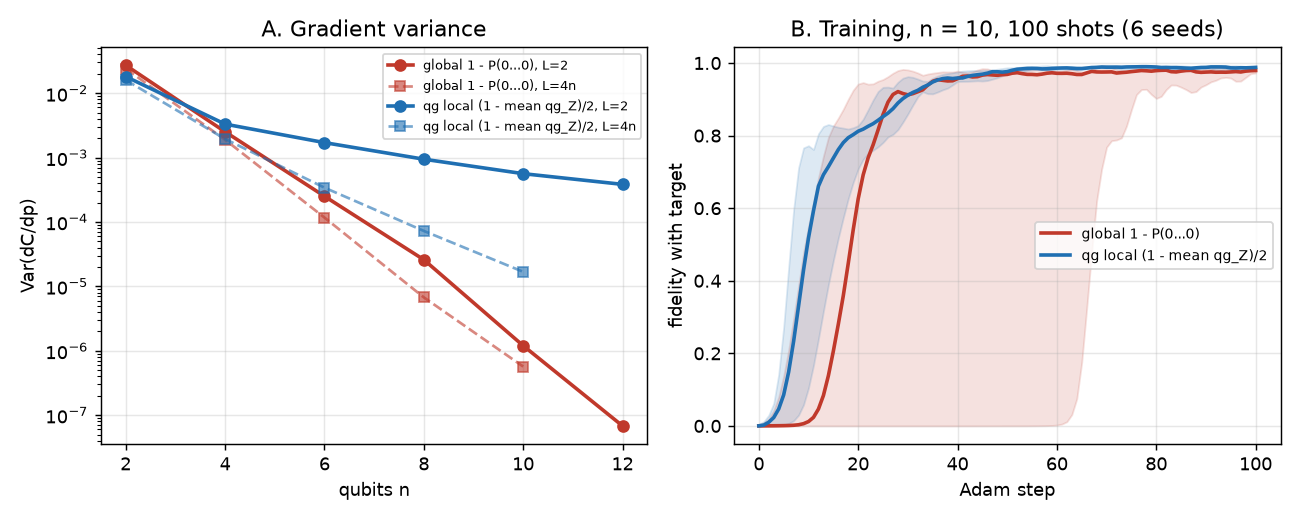

Here is the Python script that generated this plot:
"""
Barren plateaus: a global cost vs the qg local cost, and the classical
control that "dequantizes" the case where qg wins.

Task: train a hardware-efficient ansatz V(p) (L layers: Ry Rz on every
qubit, a CZ chain between layers) so that V(p)|0...0> becomes a product
target |phi> = (x)_q Ry(a_q)|0>. After V we apply the known inverse
(x)_q Ry(-a_q) and measure in the Z basis. Two cost functions that are
both zero exactly at the target:

  * global:   C_G = 1 - P(0...0)                (1 - fidelity)
  * qg local: C_L = (1 - mean qg_Z) / 2 = 1 - (1/n) sum_q P(q = 0)

C_L is the "local cost" of Cerezo et al., Nat. Commun. 12, 1791 (2021);
in the qg language it is simply the mean qg_Z of the register, the same
quantity used as electron-number witness in examples/
chemistry_qg_symmetry_witness.py.

Finding A (gradient variance, 200 random initialisations per n,
derivative w.r.t. the first Ry on qubit 0, n = 2..12):

    shallow L = 2   global    2.7e-2 -> 6.8e-8   (about 2^-1.8 per qubit)
                    qg local  1.8e-2 -> 3.8e-4   (about 1/n^2, polynomial)
    deep L = 4n     global    2.4e-2 -> 3.1e-8
                    qg local  1.6e-2 -> 4.4e-6   (also exponential)

At n = 12 with L = 2 the qg local gradient has 5,600 times the variance
of the global one, i.e. it needs ~5,600 times fewer shots for the same
signal-to-noise. With deep, 2-design-like circuits the qg local cost
does NOT cure the barren plateau (still ~140x better, but exponential).

Finding B (finite shots, L = 2). Fraction of random initialisations
whose whole shot-estimated gradient is exactly zero (no training signal
at all), 100 shots per circuit: global 0 / 0.06 / 0.22 / 0.35 at
n = 6 / 8 / 10 / 12, qg local 0 at every n (1000 shots: global 0.08 and
0.10 at n = 10 and 12). Training at n = 10 with 100 shots (Adam +
parameter shift, 6 seeds): steps to reach fidelity 0.5 have median 11
with qg local (7-16) vs 20 with global (10-68; one seed stalls at
fidelity 0 for 50 steps); final fidelity after 100 steps 0.987-0.990 vs
0.972-0.983. At n <= 8 both costs train equally well: in this range
the advantage is modest; it grows with n (Finding A).

Finding C (classical control: light cone). With depth L each <Z_i>
depends only on the 2L + 1 qubits around i, so mean qg_Z -- and its
exact gradient -- can be computed classically in O(n 2^(2L+1)) time.
It matches the full statevector to 1e-16 at n = 12, and L-BFGS on the
light-cone cost trains n = 50 and n = 100 qubits (300 / 600
parameters) to C_L < 1e-13 (fidelity >= 1 - n C_L > 0.999999999999) in
about 30 s and 100 s on one CPU core, with no quantum computer and no
shots. A statevector of 100 qubits would need 2^100 amplitudes.

Conclusion, consistent with the "QML hype" discussion of the course:
choosing the qg local cost is a real, measurable advantage over the
global cost for the same quantum model (A, B). But the regime in which
it works -- shallow circuits, local cost -- is exactly the regime a
classical light-cone simulation handles (C). Absence of barren plateaus
and classical simulability go together here (Cerezo et al.,
arXiv:2312.09121), so this is an advantage of qg over a bad cost, not
of quantum over classical.
"""

import time

import numpy as np
from scipy.optimize import minimize

# --------------------------------------------------------------------- #
# Batched statevector simulator (qubit q = bit q of the basis index)
# --------------------------------------------------------------------- #


def _apply_1q(psi, mats, q, n):
    """psi: (B, 2^n); mats: (B, 2, 2) or (2, 2)."""
    B = psi.shape[0]
    v = psi.reshape(B, 2 ** (n - 1 - q), 2, 2**q)
    if mats.ndim == 2:
        v = np.einsum("ij,bajc->baic", mats, v)
    else:
        v = np.einsum("bij,bajc->baic", mats, v)
    return v.reshape(B, 2**n)


def _ry(a):
    a = np.asarray(a, dtype=float)
    c, s = np.cos(a / 2), np.sin(a / 2)
    return np.stack([np.stack([c, -s], -1), np.stack([s, c], -1)], -2).astype(complex)


def _rz(b):
    b = np.asarray(b, dtype=float)
    e = np.exp(-0.5j * b)
    z = np.zeros_like(e)
    return np.stack([np.stack([e, z], -1), np.stack([z, np.conj(e)], -1)], -2)


def _cz_chain_diag(n):
    k = np.arange(2**n)
    d = np.ones(2**n)
    for q in range(n - 1):
        d[((k >> q) & 1) & ((k >> (q + 1)) & 1) == 1] *= -1
    return d


def n_params(n, L):
    return 2 * n * (L + 1)


def output_probabilities(params, target, n, L):
    """Z-basis distribution of (x)Ry(-a) V(p)|0>. params: (B, n_params)."""
    P = np.asarray(params, dtype=float).reshape(-1, L + 1, n, 2)
    B = P.shape[0]
    psi = np.zeros((B, 2**n), dtype=complex)
    psi[:, 0] = 1.0
    cz = _cz_chain_diag(n)
    for layer in range(L + 1):
        if layer > 0 and n > 1:
            psi = psi * cz
        for q in range(n):
            psi = _apply_1q(psi, _ry(P[:, layer, q, 0]), q, n)
            psi = _apply_1q(psi, _rz(P[:, layer, q, 1]), q, n)
    for q in range(n):
        psi = _apply_1q(psi, _ry(-target[q]), q, n)
    return np.abs(psi) ** 2


def _z_signs(n):
    k = np.arange(2**n)
    return np.array([1 - 2 * ((k >> q) & 1) for q in range(n)])  # (n, 2^n)


def global_cost(probs):
    return 1.0 - probs[:, 0]


def qg_local_cost(probs, n):
    """(1 - mean qg_Z) / 2."""
    return (1.0 - (probs @ _z_signs(n).T).mean(axis=1)) / 2.0


COSTS = {"global": lambda p, n: global_cost(p), "qg_local": qg_local_cost}


def random_target(n, seed=123):
    return np.random.default_rng(seed).uniform(0.0, np.pi, n)


# --------------------------------------------------------------------- #
# Finding A: gradient variance
# --------------------------------------------------------------------- #
def gradient_variance(n, L, cost, samples=200, seed=0):
    """Variance over random initialisations of dC/dp_0 (first Ry, qubit 0),
    exact parameter shift."""
    rng = np.random.default_rng(seed)
    p = rng.uniform(0.0, 2 * np.pi, (samples, n_params(n, L)))
    plus, minus = p.copy(), p.copy()
    plus[:, 0] += np.pi / 2
    minus[:, 0] -= np.pi / 2
    target = random_target(n)
    f = COSTS[cost]
    g = (f(output_probabilities(plus, target, n, L), n) - f(output_probabilities(minus, target, n, L), n)) / 2
    return float(np.var(g))


def decay_rate(ns, variances):
    """Slope of log2 Var vs n (exponential rate) and of log Var vs log n."""
    ns, v = np.asarray(ns, float), np.asarray(variances, float)
    return float(np.polyfit(ns, np.log2(v), 1)[0]), float(np.polyfit(np.log(ns), np.log(v), 1)[0])


# --------------------------------------------------------------------- #
# Finding B: training with finite shots
# --------------------------------------------------------------------- #
def _estimated_cost(probs, n, cost, shots, rng):
    if shots is None:
        return COSTS[cost](probs, n)
    if cost == "global":
        return 1.0 - rng.binomial(shots, np.clip(probs[:, 0], 0, 1)) / shots
    zs = _z_signs(n)
    out = np.empty(probs.shape[0])
    for b, pb in enumerate(probs):
        counts = rng.multinomial(shots, pb / pb.sum())
        out[b] = (1.0 - (zs @ counts).mean() / shots) / 2.0
    return out


def train(n, L, cost, shots=100, steps=100, lr=0.1, seed=0):
    """Adam with parameter-shift gradients estimated from `shots` samples
    per circuit. Returns the exact fidelity with the target after every
    step (length steps + 1, entry 0 = initial state)."""
    rng = np.random.default_rng(seed)
    target = random_target(n)
    m = n_params(n, L)
    p = rng.uniform(0.0, 2 * np.pi, m)
    shifts = np.vstack([np.eye(m), -np.eye(m)]) * (np.pi / 2)
    mom, vel = np.zeros(m), np.zeros(m)
    fid = [float(output_probabilities(p[None], target, n, L)[0, 0])]
    for t in range(1, steps + 1):
        c = _estimated_cost(output_probabilities(p + shifts, target, n, L), n, cost, shots, rng)
        g = (c[:m] - c[m:]) / 2.0
        mom = 0.9 * mom + 0.1 * g
        vel = 0.999 * vel + 0.001 * g * g
        p = p - lr * (mom / (1 - 0.9**t)) / (np.sqrt(vel / (1 - 0.999**t)) + 1e-8)
        fid.append(float(output_probabilities(p[None], target, n, L)[0, 0]))
    return np.array(fid)


def steps_to_fidelity(fid, threshold=0.5):
    hit = np.nonzero(fid >= threshold)[0]
    return int(hit[0]) if hit.size else None


def zero_gradient_fraction(n, L, cost, shots, inits=50, seed=0):
    """Fraction of random initialisations whose whole shot-estimated
    parameter-shift gradient is exactly zero (no training signal)."""
    rng = np.random.default_rng(seed)
    target = random_target(n)
    m = n_params(n, L)
    shifts = np.vstack([np.eye(m), -np.eye(m)]) * (np.pi / 2)
    zero = 0
    for _ in range(inits):
        p = rng.uniform(0.0, 2 * np.pi, m)
        c = _estimated_cost(output_probabilities(p + shifts, target, n, L), n, cost, shots, rng)
        zero += bool(np.all(c[:m] == c[m:]))
    return zero / inits


# --------------------------------------------------------------------- #
# Finding C: classical light-cone evaluation of the qg local cost
# --------------------------------------------------------------------- #
def _cone(i, n, L):
    return max(0, i - L), min(n - 1, i + L)


def mean_qg_z_lightcone(params, target, n, L):
    """Exact mean qg_Z using only (2L+1)-qubit simulations."""
    P = np.asarray(params, dtype=float).reshape(L + 1, n, 2)
    total = 0.0
    for i in range(n):
        lo, hi = _cone(i, n, L)
        w = hi - lo + 1
        probs = output_probabilities(P[:, lo:hi + 1].reshape(1, -1), target[lo:hi + 1], w, L)
        total += float(probs[0] @ _z_signs(w)[i - lo])
    return total / n


def qg_local_cost_and_grad_lightcone(params, target, n, L):
    """C_L and its exact gradient (parameter shift) from light cones."""
    P = np.asarray(params, dtype=float).reshape(L + 1, n, 2)
    zsum, grad = 0.0, np.zeros_like(P)
    for i in range(n):
        lo, hi = _cone(i, n, L)
        w = hi - lo + 1
        sub = P[:, lo:hi + 1].reshape(-1)
        k = sub.size
        batch = np.vstack([sub, sub + np.eye(k) * np.pi / 2, sub - np.eye(k) * np.pi / 2])
        z = output_probabilities(batch, target[lo:hi + 1], w, L) @ _z_signs(w)[i - lo]
        zsum += z[0]
        grad[:, lo:hi + 1] += ((z[1:k + 1] - z[k + 1:]) / 2).reshape(L + 1, w, 2)
    cost = (1.0 - zsum / n) / 2.0
    return float(cost), -grad.reshape(-1) / (2.0 * n)


def train_classical_lightcone(n, L, seed=0, maxiter=500):
    """L-BFGS on the light-cone cost. Returns (C_L, fidelity lower bound
    1 - n C_L, seconds)."""
    rng = np.random.default_rng(seed)
    target = random_target(n)
    t0 = time.perf_counter()
    res = minimize(qg_local_cost_and_grad_lightcone, rng.uniform(0, 2 * np.pi, n_params(n, L)),
                   args=(target, n, L), jac=True, method="L-BFGS-B",
                   options={"maxiter": maxiter, "ftol": 1e-16, "gtol": 1e-12})
    return float(res.fun), float(min(1.0, max(0.0, 1.0 - n * res.fun))), time.perf_counter() - t0


def make_figure(path, ns=(2, 4, 6, 8, 10, 12)):
    import matplotlib

    matplotlib.use("Agg")
    import matplotlib.pyplot as plt

    fig, (ax1, ax2) = plt.subplots(1, 2, figsize=(10, 4))
    styles = {"global": ("#c0392b", "global 1 - P(0...0)"), "qg_local": ("#1f6fb2", "qg local (1 - mean qg_Z)/2")}
    for cost, (color, label) in styles.items():
        ax1.semilogy(ns, [gradient_variance(n, 2, cost) for n in ns], "o-", color=color, lw=2, label=f"{label}, L=2")
        deep = [n for n in ns if n <= 10]
        ax1.semilogy(deep, [gradient_variance(n, 4 * n, cost) for n in deep], "s--", color=color, lw=1.5,
                     alpha=0.6, label=f"{label}, L=4n")
        runs = np.array([train(10, 2, cost, seed=s) for s in range(6)])
        ax2.plot(np.median(runs, axis=0), color=color, lw=2, label=label)
        ax2.fill_between(range(runs.shape[1]), runs.min(0), runs.max(0), color=color, alpha=0.15)
    ax1.set_xlabel("qubits n")
    ax1.set_ylabel("Var(dC/dp)")
    ax1.set_title("A. Gradient variance")
    ax1.legend(fontsize=7)
    ax2.set_xlabel("Adam step")
    ax2.set_ylabel("fidelity with target")
    ax2.set_title("B. Training, n = 10, 100 shots (6 seeds)")
    ax2.legend(fontsize=8)
    for ax in (ax1, ax2):
        ax.grid(alpha=0.3)
    fig.tight_layout()
    fig.savefig(path, dpi=130)


if __name__ == "__main__":
    import sys

    if "--figure" in sys.argv:
        make_figure(__file__.replace(".py", ".png"))
        sys.exit()
    ns = [2, 4, 6, 8, 10, 12]
    print("A: Var(dC/dp0), 200 random inits")
    for label, depth, nn in [("shallow L=2", lambda n: 2, ns), ("deep L=4n", lambda n: 4 * n, ns)]:
        print(f"  {label}")
        for cost in ("global", "qg_local"):
            v = [gradient_variance(n, depth(n), cost) for n in nn]
            exp_rate, pow_rate = decay_rate(nn, v)
            print(f"    {cost:9s} " + " ".join(f"{x:.1e}" for x in v)
                  + f"   log2-slope {exp_rate:+.2f}/qubit, log-log slope {pow_rate:+.2f}")
    print("B1: fraction of inits with an all-zero shot-estimated gradient (L=2)")
    for n in (6, 8, 10, 12):
        row = [f"{c} {s} shots: {zero_gradient_fraction(n, 2, c, s, inits=20 if n == 12 else 50):.2f}"
               for s in (100, 1000) for c in ("global", "qg_local")]
        print(f"  n={n:2d}  " + "  ".join(row))
    print("B2: training n=10, L=2, 100 shots, 6 seeds")
    for c in ("global", "qg_local"):
        runs = [train(10, 2, c, seed=s) for s in range(6)]
        print(f"  {c:9s} steps to F>=0.5: {[steps_to_fidelity(f) for f in runs]}  "
              f"final F: {[round(float(f[-1]), 3) for f in runs]}")
    print("C: classical light cone")
    rng = np.random.default_rng(5)
    n, L = 12, 2
    p, tg = rng.uniform(0, 2 * np.pi, n_params(n, L)), random_target(n)
    full = float((1 - 2 * qg_local_cost(output_probabilities(p[None], tg, n, L), n))[0])
    print(f"  n=12 mean qg_Z full {full:+.15f}  light cone {mean_qg_z_lightcone(p, tg, n, L):+.15f}")
    for n in (12, 50, 100):
        c, fid, sec = train_classical_lightcone(n, 2)
        print(f"  n={n:3d}  C_L {c:.1e}  fidelity >= {fid:.12f}  ({sec:.1f} s, no shots)")
